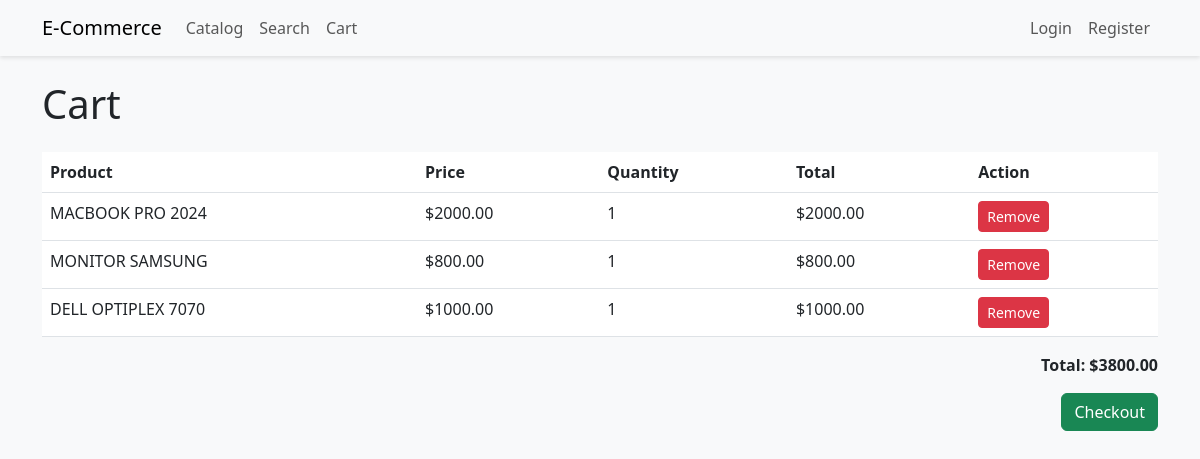
Page /cart/ on the committed database.
### shop/models.py (models this page shows, shortened)
class Cart(models.Model):
    product = models.ForeignKey(Product, on_delete=models.CASCADE)
    quantity = models.PositiveIntegerField(default=1)

class Product(models.Model):
    name = models.CharField(max_length=200)
    price = models.DecimalField(max_digits=10, decimal_places=2)
    description = models.TextField(blank=True)
    image = models.ImageField(upload_to='products/', blank=True, null=True)

### shop/views.py (the view)
# urls.py: path('cart/', views.cart, name='cart'),
def cart(request):
    cart_items = Cart.objects.all()
    total_price = sum(item.product.price * item.quantity for item in cart_items)
    return render(request, 'shop/cart.html', {'cart_items': cart_items, 'total_price': total_price})

### shop/templates/shop/cart.html
{% extends 'shop/base.html' %}
{% block content %}
<h1 class="my-4">Cart</h1>
<table class="table">
    <thead>
        <tr>
            <th>Product</th>
            <th>Price</th>
            <th>Quantity</th>
            <th>Total</th>
            <th>Action</th>
        </tr>
    </thead>
    <tbody>
        {% for item in cart_items %}
        <tr>
            <td>{{ item.product.name }}</td>
            <td>${{ item.product.price }}</td>
            <td>{{ item.quantity }}</td>
            <td>${{ item.product.price|floatformat:2 }}</td>
            <td><a href="{% url 'remove_from_cart' item.id %}" class="btn btn-danger btn-sm">Remove</a></td>
        </tr>
        {% endfor %}
    </tbody>
</table>
<p class="text-end"><strong>Total: ${{ total_price|floatformat:2 }}</strong></p>
<div class="text-end">
    <a href="{% url 'checkout' %}" class="btn btn-success">Checkout</a>
</div>
{% endblock %}

### shop/templates/shop/base.html (style rules this page uses)
body { background-color: #f8f9fa; padding-top: 56px; }

### rows in the picture
Cart: product.name "MACBOOK PRO 2024", product.price "2000.00", quantity "1"
Cart: product.name "MONITOR SAMSUNG", product.price "800.00", quantity "1"
Cart: product.name "DELL OPTIPLEX 7070", product.price "1000.00", quantity "1"

### other values in the picture
{{ total_price|floatformat:2 }} "3800.00"
